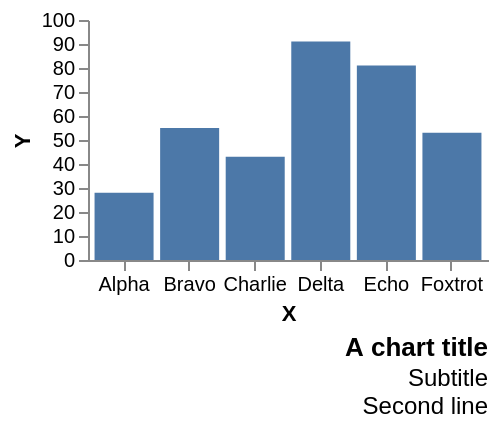

Vega-Lite specification for this chart:
### Vega specification from a JSON file in a GitHub repository (floating-point values rounded to 4 significant figures)
{"width": 200, "height": 120, "padding": 5, "data": [{"name": "t", "values": [{"a": "Alpha", "b": 28, "c": "x", "d": 1}, {"a": "Bravo", "b": 55, "c": "y", "d": 2}, {"a": "Charlie", "b": 43, "c": "x", "d": 3}, {"a": "Delta", "b": 91, "c": "z", "d": 4}, {"a": "Echo", "b": 81, "c": "y", "d": 5}, {"a": "Foxtrot", "b": 53, "c": "z", "d": 6}]}], "scales": [{"name": "x", "type": "band", "domain": {"data": "t", "field": "a"}, "range": "width", "padding": 0.1}, {"name": "y", "type": "linear", "domain": {"data": "t", "field": "b"}, "range": "height", "nice": true}, {"name": "color", "type": "ordinal", "domain": {"data": "t", "field": "c"}, "range": {"scheme": "category10"}}, {"name": "ramp", "type": "linear", "domain": {"data": "t", "field": "d"}, "range": {"scheme": "blues"}}, {"name": "size", "type": "linear", "domain": {"data": "t", "field": "b"}, "range": [10, 200]}, {"name": "shape", "type": "ordinal", "domain": {"data": "t", "field": "c"}, "range": "symbol"}, {"name": "quant", "type": "quantize", "domain": [0, 100], "range": {"scheme": "greens", "count": 4}}], "marks": [{"type": "rect", "from": {"data": "t"}, "encode": {"enter": {"x": {"scale": "x", "field": "a"}, "width": {"scale": "x", "band": 1}, "y": {"scale": "y", "field": "b"}, "y2": {"scale": "y", "value": 0}}}}], "title": {"text": "A chart title", "subtitle": ["Subtitle", "Second line"], "orient": "bottom", "anchor": "end", "frame": "group", "offset": 6}, "axes": [{"orient": "bottom", "scale": "x", "title": "X"}, {"orient": "left", "scale": "y", "title": "Y"}]}
